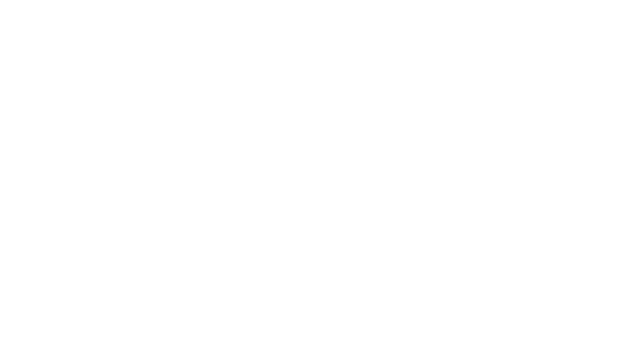
Frame 1 (no input)
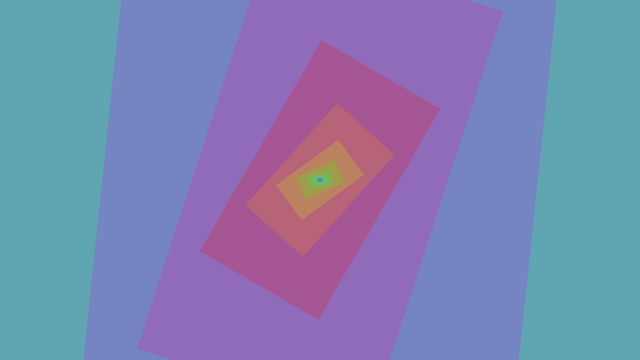
Frame 60 (the mouse pressed at the canvas centre just before this capture)
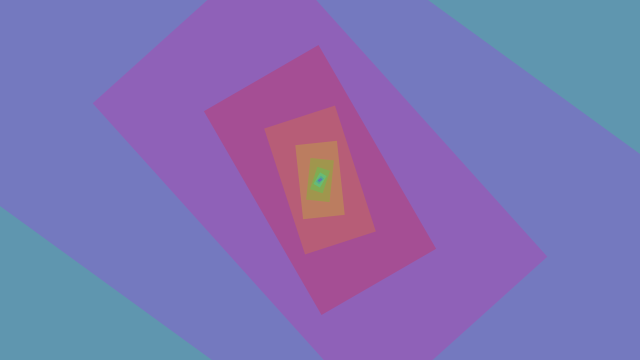
Frame 120 (the mouse held since frame 60 and released just before this capture)

The Processing sketch that drew these frames (run headless with seeded random() and noise(); from frame 60 on, the mouse is pressed at the canvas centre):

// Processing sketch: RectangularZoom
// ── RectangularZoom.pde
float w;
float h;

float scale;
float erase;

void setup() {
  size(640, 360);

  w = width;
  h = height;

  colorMode(HSB);
  rectMode(CENTER);
}

void draw() {
  background(255);

  translate(width/2, height/2);
  scale(scale);

  noStroke();

  int iterations = floor(log(scale)/log(w > h ? w/h : h/w));
  for (int i = (iterations > 10 ? iterations-10 : 0); i < iterations+15; i++) {
    fill(i/10.0*255%255, 255, 255, 50);
    pushMatrix();
    rotate(TWO_PI*i/30.0);
    rect(0, 0, dimensions(i), dimensions(i+1));
    popMatrix();
  }

  if (scale < 1)
    scale+= 0.1;
  else {
    if (Float.isInfinite(scale*1.1))
      scale = pow(w/h, log(scale)/log(w > h ? w/h : h/w)%30);

    scale*= 1.1;
  }
}

float dimensions (int times) {
  if (w > h)
    return times > 0 ? dimensions(times-1)/w*h : h*2;
  else
    return times > 0 ? dimensions(times-1)/h*w : w*2;
}
